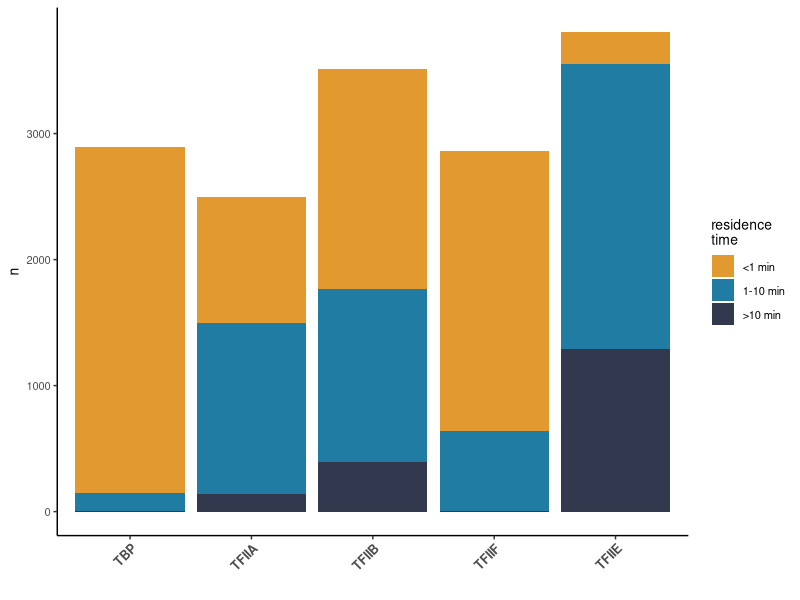

Write R code to recreate this figure. (Note: this script raises an error after producing the figure.)
rm(list = ls())

library(tidyverse)
library(viridis)

# upload table replace <1 min with a random number between 0-1
# make class labels
resTimes = read.csv("data/residence_times_all.csv") %>% 
  dplyr::select(-peakName) %>% 
  pivot_longer(cols = TBP:TFIIF, names_to = "factorName", values_to = "resTime", values_drop_na = TRUE) %>% 
  distinct()

countTimeGroups = resTimes %>% 
  mutate(randNum = runif(nrow(resTimes), min=0, max=1)) %>% 
  mutate(resTimesNum = ifelse(resTime == "<1", randNum, as.numeric(resTime)))%>% 
  mutate(timeGroup = ifelse(resTimesNum < 1, "<1 min",
                                   ifelse(resTimesNum < 10, "1-10 min", ">10 min"))) %>% 
  dplyr::select(factorName, timeGroup) %>% 
  group_by(factorName, timeGroup) %>% 
  tally()


countTimeGroups$factorName = factor(countTimeGroups$factorName, levels = c("TBP", "TFIIA", "TFIIB", 
                                                                       "TFIIF", "TFIIE"))
countTimeGroups$timeGroup = factor(countTimeGroups$timeGroup, 
                                   levels = c("<1 min", "1-10 min", ">10 min"))
colorPalette = c("#E29930", "#217CA3","#32384D")
p = ggplot(countTimeGroups, aes(x = factorName, y = n, fill = timeGroup))
p + geom_bar(stat= "identity") +
  scale_fill_manual(values = colorPalette) +
  theme_classic() +
  xlab("")+
  guides(fill = guide_legend(title = paste("residence", "time", sep = "\n")))+
  theme(panel.background = element_rect(fill = "transparent"), # bg of the panel
        plot.background = element_rect(fill = "transparent", color = NA),
        axis.text.x = element_text(face = "bold", hjust = 1,
                                   size = 9, angle = 45),
        text = element_text(size=10)) 
ggsave("figures/panels/fig2/barPlot.pdf", width = 8, height = 4.4, units = "cm")
